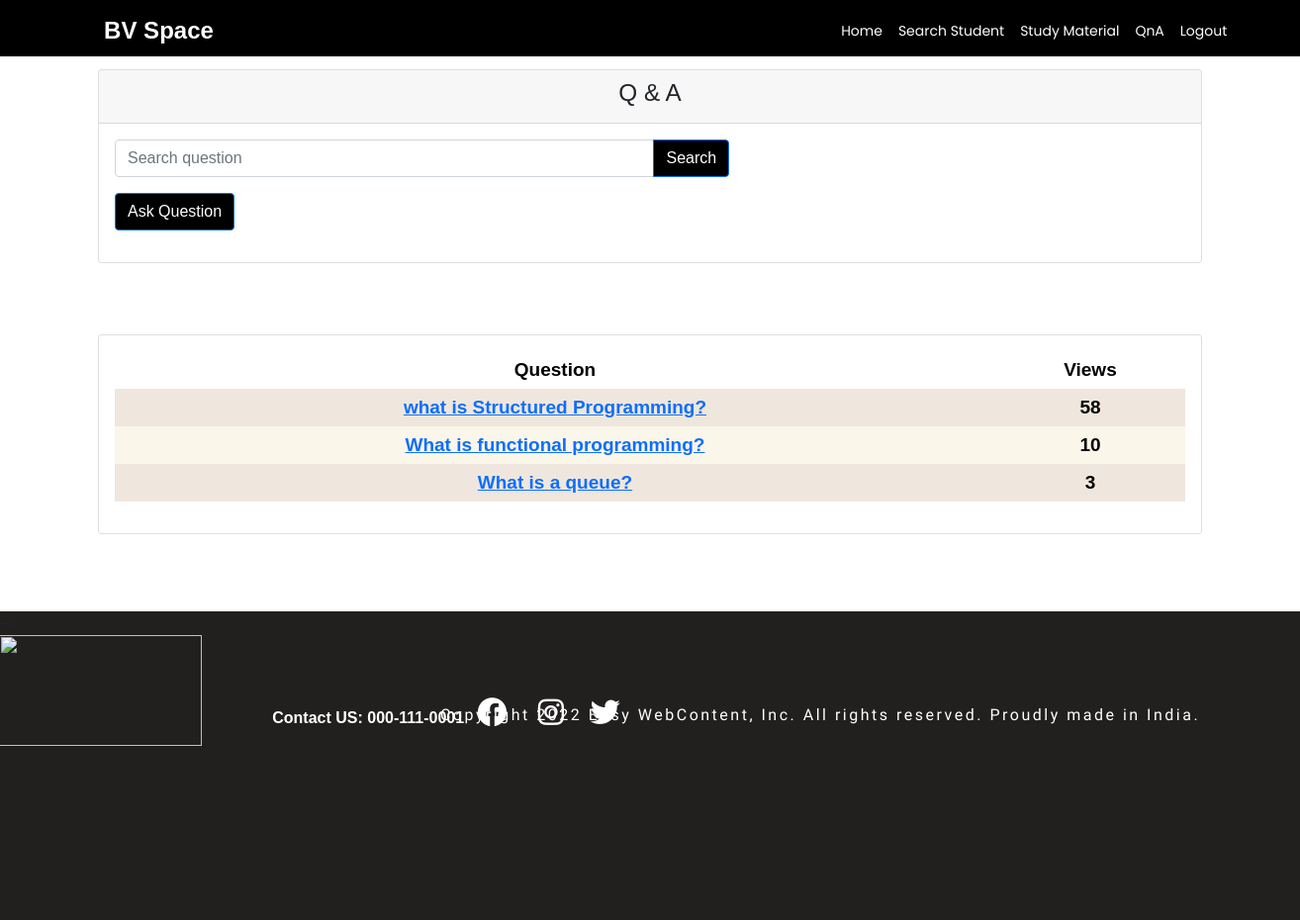
Screenshot of /display.php (signed in) with the database file from the repository.
### tables this page shows
CREATE TABLE `question` (
  `ques_id` int(255) NOT NULL,
  `ques` text NOT NULL,
  `view_times_no` int(10) NOT NULL,
  `date_posted` int(11) NOT NULL DEFAULT current_timestamp(),
  `id` int(255) NOT NULL
);

### display.php (the view, shortened to what this page needs)
<?php session_start();
if(isset($_SESSION['id']))
{
?>
    <html>
        <head>
            <link href="https://cdn.jsdelivr.net/npm/bootstrap@5.0.0-beta1/dist/css/bootstrap.min.css" rel="stylesheet">
            <link rel="stylesheet" href="https://cdnjs.cloudflare.com/ajax/libs/font-awesome/4.7.0/css/font-awesome.min.css">
            <link href="https://cdn.jsdelivr.net/npm/bootstrap@5.0.0-beta1/dist/css/bootstrap.min.css" rel="stylesheet">
            <link rel="stylesheet" href="https://cdnjs.cloudflare.com/ajax/libs/font-awesome/4.7.0/css/font-awesome.min.css">
            <link href="https://cdn.jsdelivr.net/npm/bootstrap@5.0.0-beta1/dist/css/bootstrap.min.css" rel="stylesheet">
            <link href="https://cdn.jsdelivr.net/npm/bootstrap@5.0.0-beta1/dist/css/bootstrap.min.css" rel="stylesheet">
            <link href="https://cdnjs.cloudflare.com/ajax/libs/font-awesome/6.0.0/css/all.min.css" rel="stylesheet">
            <link rel="stylesheet" href="https://cdnjs.cloudflare.com/ajax/libs/font-awesome/4.7.0/css/font-awesome.min.css">
        </head>
        <body>
            <div>
                <?php include('header.php');?>
                <div class="container" style="margin-top:4%">
                    <div class="row">
                        <div class="col-md-12">
                            <div class="card mt-4">
                                <div class="card-header">
                                    <h4>Q & A</h4>
                                </div>
                                <div class="card-body">
                                    <div class="row">
                                        <div class="col-md-7">
                                            <form action="oldlist.php" method="post">
                                                <div class="input-group mb-3">
                                                    <input type="text" size="160" name="search" value="" class="form-control" placeholder="Search question">
                                                    <button type="submit" class="btn btn-primary" style="background-color: black"/>Search</button>
                                                </div>
                                            </form>
                                            <form action="question.php" method="post">
                                                <div class="input-group mb-3">
                                                <input type="submit" value="Ask Question" name="askques" class="btn btn-primary" style="background-color: black"/>
                                            </form>
                                        </div>
                                    </div>
                                </div>
                            </div>
                        </div>
                <br><br>
                <div class="col-md-12">
                    <div class="card mt-4">
                        <div class="card-body">
                            <table class="table table-bordered" id="table">
                                <thead>
                                    <tr class="header-row">
                                        <th class="header-item items">Question</th>
                                        <th class="header-item items">Views</th>
                                    </tr>
                                </thead>
                                <tbody>
                        <?php
                        $con = mysqli_connect("localhost", "root", "", "bvspace");
                        $selectquery= "SELECT * FROM question ORDER BY view_times_no DESC";
                        $query= mysqli_query($con, $selectquery);
                        while($res=mysqli_fetch_assoc($query))
                        {
                            ?>
                            <tr class="table-rows">
                                 <?php  $value=$res["ques_id"];
                                        $my = urlencode($value);
                                ?>
                                <th class="items"><?php
                                echo "<a href=\"displayanswer.php?value=$my\">";
                                echo $res["ques"];
                                echo '</a>';
                                ?></th>
                                <th class="items"> <?php  echo $res["view_times_no"] ?></th>
                            </tr>
                            <?php
                        }
                    ?>
									</tbody>
								</table>
							</div>
						</div>
					</div>
				</div>
			</div>
        </body>
        <?php include('footer.php');?>
    </html>
<?php
}
else{
    echo '<script>alert("Session Expired! login to continue!"); window.location.href="index.php"</script>';
}
?>

### display.php (style rules this page uses)
* { padding: 0; margin: 0; box-sizing: border-box; font-family: Verdana, sans-serif; }
table, tr, td,th { border:none; }
.h4, h4 { text-align: center; font-size: calc(1.275rem + .3vw); }
body { background-image:url('https://media.istockphoto.com/vectors/damask-wallpaper-pattern-vector-id165794203?k=20&m=165794203&s=612x612&w=0&h=IVSStAR2uRfrdCY_YTa5gUi7mUZI8lZkKISItuRc414='); display: flex; align-items: center; justify-content: space-around; flex-direction: column; }
#table { text-align: center; border-collapse: collapse; }
.table-rows { transition: all 0.3s ease; cursor: pointer; }
.items { padding: 15px 35px; font-size: 19px; border-bottom: 0px solid rgba(255, 255, 255, 0.7); }
.table-rows:nth-child(even) { background-color: #FBF6EA; color:black; }
.table-rows:nth-child(odd) { background-color: #efe7dd; color:black; }
.header-row { background-color: white !important; color:black; }

### rows the page displays
question: $my 14 (drawn), ques "what is Structured Programming?", view_times_no "58"
question: $my 13 (drawn), ques "What is functional programming?", view_times_no "10"
question: $my 15 (drawn), ques "What is a queue?", view_times_no "3"
